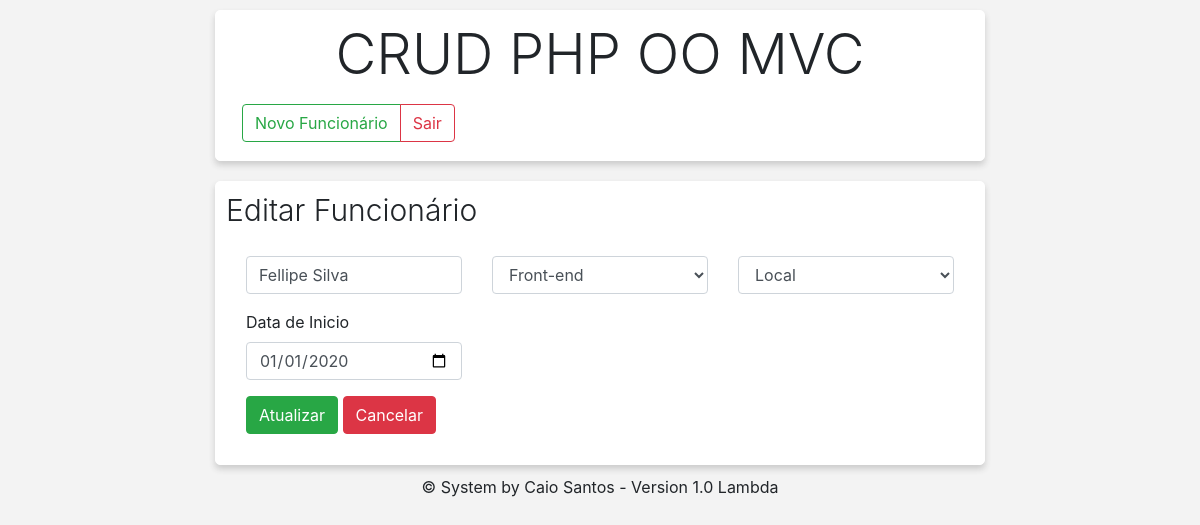
The app's page /index.php?pagina=funcionario/editar&id-funcionario=8 (signed in) with its own data.
### tables this page shows
create table funcionario(
	id_funcionario int(11) primary key AUTO_INCREMENT not null,
	nome_funcionario varchar(50),
	modo_de_trabalho_funcionario enum('Local','Home Office'),
	data_inicio_funcionario date,
	id_usuario int(11),
	id_cargo int(11)
);

### index.php (called while the page is built, shortened)
<?php
require_once "view/head.php";
require_once "controller/router.php";
require_once "view/footer.php";

### model/Conexao.php (called while the page is built)
<?php
class Conexao
{
	public function conectar()
	{
		try {
			return new PDO('mysql:host=localhost;dbname=crudphp;charset=utf8', 'root', '');
		} catch (PDO_Exception $e) {
			echo "Falhou: " . $e->getMessage();
		}
	}
}

### model/Funcionario.php (called while the page is built, shortened)
<?php
class Funcionario extends Conexao
{
	private $conexao;
	public function __construct()
	{
		$this->conexao = parent::conectar();
	}
	public function consultarFuncionario($id_funcionario = null, $inicio = null, $quantidade_por_pagina = null)
	{
		$sql = "SELECT * FROM funcionario f
		INNER JOIN usuario u ON f.id_usuario = u.id_usuario
		INNER JOIN cargo c ON f.id_cargo = c.id_cargo";
		if (isset($id_funcionario)) {
			$sql .= " WHERE f.id_funcionario = :id_funcionario";
			$sql = $this->conexao->prepare($sql);
			$sql->bindValue(':id_funcionario', $id_funcionario);
		}
		$sql->execute();
		if ($sql->rowCount() > 0) {
			if (isset($id_funcionario)) {
				return $sql->fetch();
			} else {
				return $sql->fetchAll();
			}
		} else {
			return array();
		}
	}
	public function consultarCargos()
	{
		$sql = "SELECT * FROM cargo";
		$sql = $this->conexao->query($sql);
		if ($sql->rowCount() > 0) {
			return $sql->fetchAll();
		} else {
			return array();
		}
	}
}

### view/funcionario/editar.php (the view, shortened to what this page needs)
<div class="row justify-content-center">
	<div class="col-md-8 col-12">
		<div class="bloco-1">
			<h2 class="display-4 titulo-pagina">Editar Funcionário</h2>
			<div class="card-body">
				<form class="form-material row" action="controller/funcionario.php<?php echo isset($_GET['id-funcionario']) ? '?id-funcionario=' . $_GET['id-funcionario'] : ''; ?>" method="POST">
					<?php
					if (isset($_GET['id-funcionario']) && $id_funcionario = trim($_GET['id-funcionario'])) {
						require_once "model/Conexao.php";
						require_once 'model/Funcionario.php';
						$funcionario = new Funcionario;
						$dados = $funcionario->consultarFuncionario($id_funcionario);
					} else {
						header("Location: index.php");
						exit();
					}
					?>
					<div class="form-group col-md-4 m-t-20">
						<input type="text" name="nome-funcionario" class="form-control form-control-line" placeholder="Nome" value="<?php echo $dados['nome_funcionario'] ?>">
					</div>
					<div class="form-group col-md-4 m-t-30">
						<select class="form-control col-md-12" name="id-cargo">
							<?php
							$cargosFuncionario = new Funcionario();
							$cargos = $cargosFuncionario->consultarCargos();
							?>
							<?php foreach ($cargos as $cargo) : ?>
								<?php if (isset($dados) && $dados['id_cargo'] == $cargo['id_cargo']): ?>
									<option value="<?php echo $dados['id_cargo']; ?>" selected><?php echo $dados['nome_cargo']; ?></option>
									<?php else: ?>
										<option value="<?php echo $cargo['id_cargo']; ?>"><?php echo $cargo['nome_cargo']; ?></option>
									<?php endif ?>
								<?php endforeach; ?>
							</select>
						</div>
						<?php
						$modo_de_trabalho = array(
							'1' => 'Local',
							'2' => 'Home Office',
						);
						?>
						<div class="form-group col-md-4 m-t-30">
							<select class="form-control col-md-12" name="modo-de-trabalho">
								<?php foreach ($modo_de_trabalho as $posicai => $valor): ?>
									<?php if (isset($dados) && $dados['modo_de_trabalho_funcionario'] == $valor): ?>
										<option value="<?php echo $valor ?>" selected><?php echo $valor ?></option>
										<?php else: ?>
											<option value="<?php echo $valor ?>"><?php echo $valor ?></option>
										<?php endif; ?>
									<?php endforeach ?>
								</select>
							</div>
							<div class="form-group col-md-4 m-t-30">
								<label>Data de Inicio</label>
								<input name="data-inicio" type="date" class="form-control" placeholder="dd/mm/yyyy" value="<?php echo $dados['data_inicio_funcionario'] ?>">
							</div>
							<div class="button-group col-12">
								<button type="submit" class="btn waves-effect waves-light btn-success">Atualizar</button>
								<a href="?pagina=funcionario/listar" class="btn waves-effect waves-light btn-danger">Cancelar</a>
							</div>
						</form>
					</div>
				</div>
			</div>
		</div>

### css/style.css (style rules this page uses)
body { background-color: #f3f3f3; }
.bloco-1 { background: #fff; border: 1px solid #fff; box-shadow: rgb(51 51 51 / 20%) 0px 4px 6px 0px; border-radius: 5px; margin-bottom: 10px; padding: 10px; margin-top: 10px; }
.titulo-pagina { font-size: 30px; }

### records on screen
funcionario: nome-funcionario "Fellipe Silva", modo-de-trabalho "Local", data-inicio "01/01/2020"

### other values on screen
form field id-cargo "Front-end"
